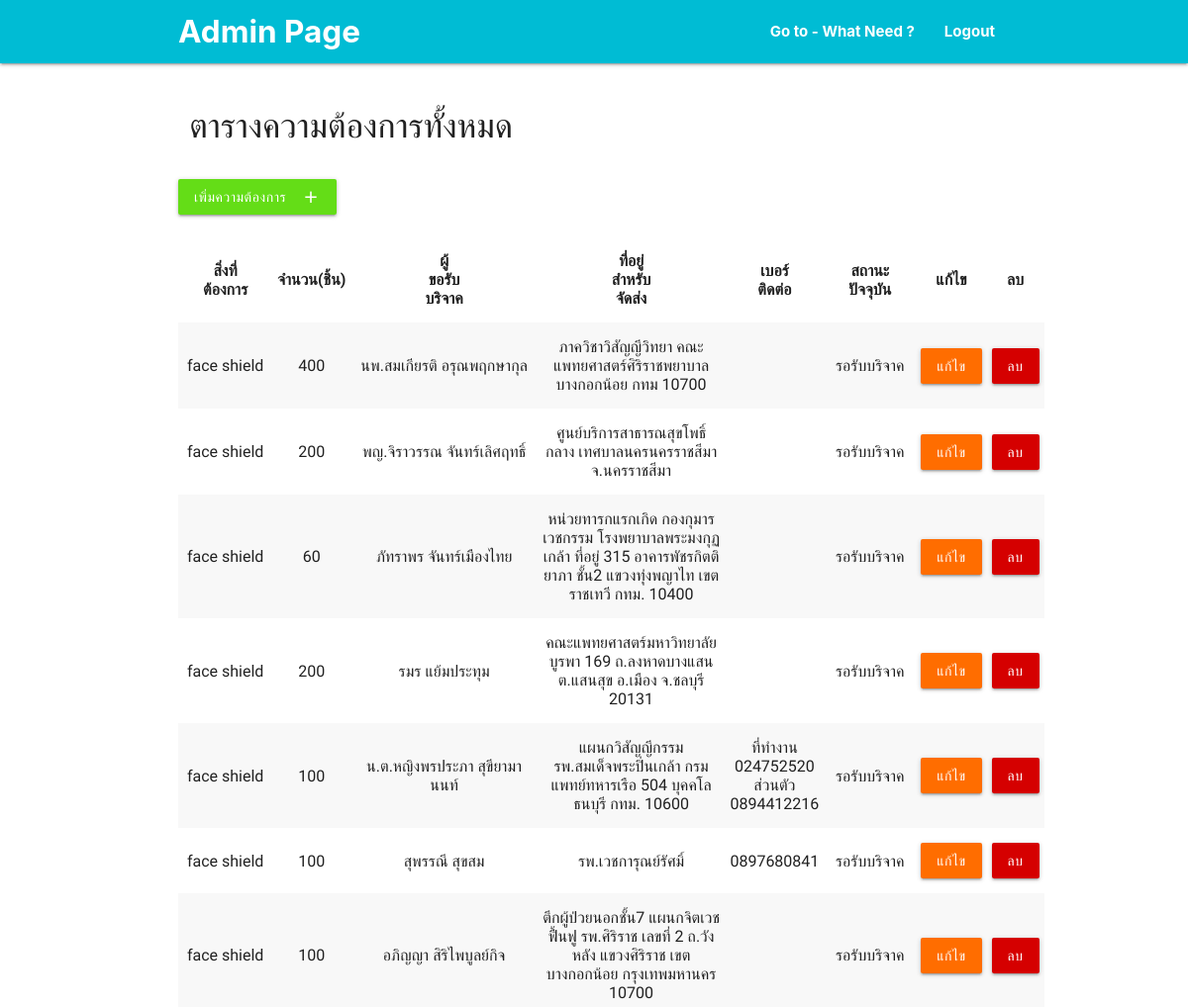
The page /admin/admin_page.php?alert=1 (upper part) on the database as committed earlier.
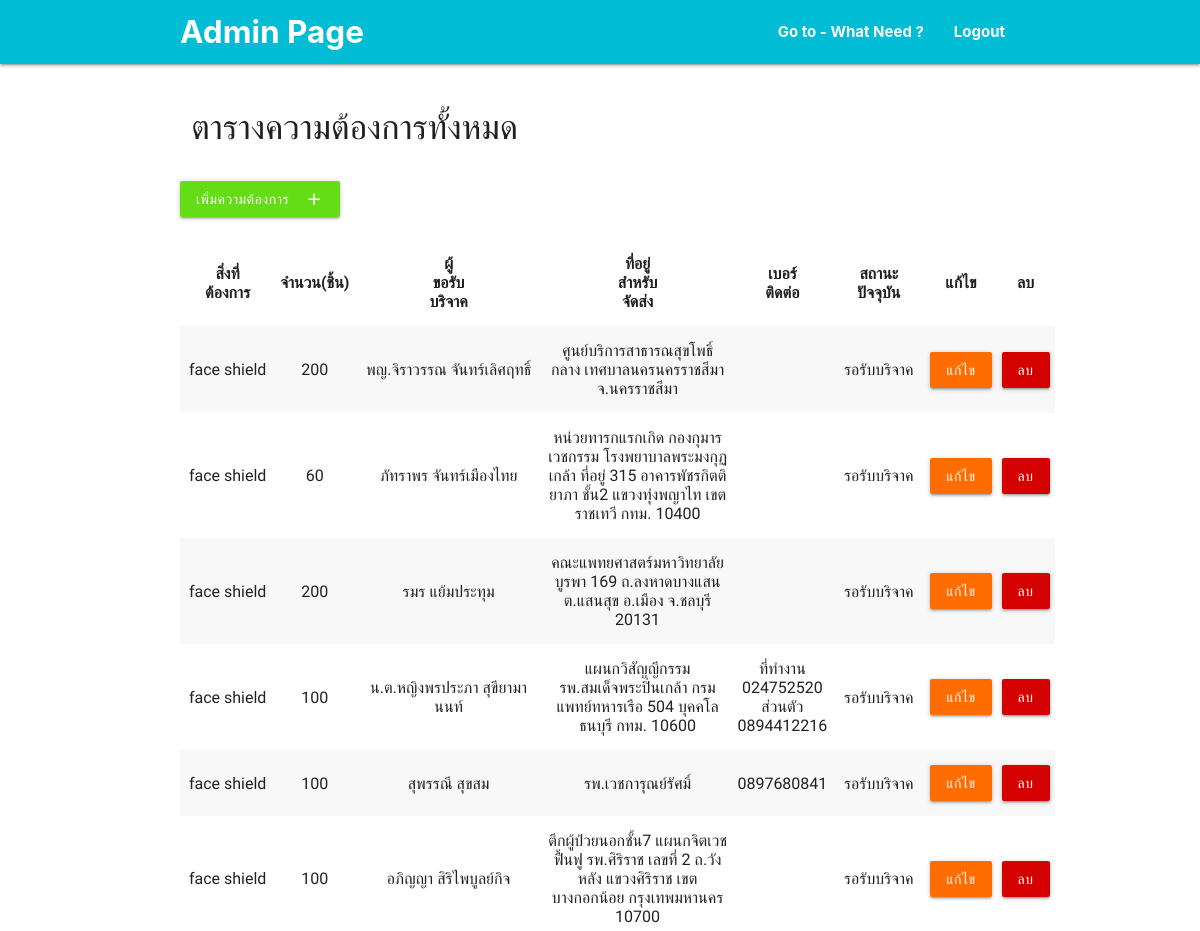
The same page on the database as committed later.
### tables this page shows
CREATE TABLE `save_med` (
  `id` int(10) NOT NULL,
  `need` text NOT NULL,
  `piece` int(11) NOT NULL,
  `place` text NOT NULL,
  `applicant` text NOT NULL,
  `contact` text NOT NULL,
  `status` text NOT NULL
);

### admin/admin_page.php (the view, shortened to what this page needs)
<?php
require './../server/server.php';
$sql = "SELECT `id`, `need`, `piece`, `place`,`applicant`,`contact`, `status` FROM save_med ";
$result = mysqli_query($connect, $sql);
?>
<!DOCTYPE html>
<html lang="en">
<head>
    <link rel="stylesheet" href="../css/font.css">
    <link href="../css/materialize.css" type="text/css" rel="stylesheet" media="screen,projection" />
    <link href="../css/style.css" type="text/css" rel="stylesheet" media="screen,projection" />
</head>
<body>
    <nav class="cyan" role="navigation">
        <div class="nav-wrapper container">
            <a id="logo-container" href="admin_page.php" class="brand-logo white-text"><b>Admin Page</b></a>
            <ul class="right hide-on-med-and-down">
                <li><a href="../need.php" target="_blank" class="white-text"><b>Go to - What Need ?</b></a></li>
                <li><a href="../index.php" class="white-text"><b>Logout</b></a></li>
            </ul>
        </div>
    </nav>
    <div class="container">
        <br>
        <div class="row">
            <div class="col 6">
                <h4>ตารางความต้องการทั้งหมด</h4>
            </div>
        </div>
        <a href="form_add_need.php">
            <button type="submit" class="btn waves-effect waves-light light-green accent-4">เพิ่มความต้องการ
                <i class="material-icons right">add</i>
            </button>
        </a><br><br>
        <table class="striped">
            <thead>
                <tr>
                    <th style="padding-right: 25px; padding-left: 25px">สิ่งที่ต้องการ</th>
                    <th>จำนวน(ชิ้น)</th>
                    <th style="padding-right: 75px; padding-left: 75px">ผู้ขอรับบริจาค</th>
                    <th style="padding-right: 75px; padding-left: 75px">ที่อยู่สำหรับจัดส่ง</th>
                    <th style="padding-right: 25px; padding-left: 25px">เบอร์ติดต่อ</th>
                    <th style="padding-right: 25px; padding-left: 25px">สถานะปัจจุบัน</th>
                    <th>แก้ไข</th>
                    <th>ลบ</th>
                </tr>
            </thead>
            <tbody>
                <?php while ($row = mysqli_fetch_array($result)) {  ?>
                    <tr>
                        <td><?php echo $row['need'] ?></td>
                        <td><?php echo $row['piece'] ?></td>
                        <td><?php echo $row['applicant'] ?></td>
                        <td><?php echo $row['place'] ?></td>
                        <td><?php echo $row['contact'] ?></td>
                        <td><?php echo $row['status'] ?></td>
                        <td>
                            <a href="form_edit_need.php?333=<?php echo $row['id'] ?>">
                                <button type="submit" class="btn waves-effect waves-light orange accent-4">แก้ไข
                                </button>
                            </a>
                        </td>
                        <td>
                            <a href="delete_need.php?333=<?php echo $row['id'] ?>">
                                <button type="submit" class="btn waves-effect waves-light red accent-4 " onclick="return confirm('คุณต้องการลบรายการนี้ ใช่หรือไม่ ?')">ลบ
                                </button>
                            </a>
                        </td>
                    </tr>
                <?php } ?>
            </tbody>
        </table>
        <br><br><br>
    </div>
</body>
</html>

Rows that differ between the two databases and show on the page:
removed save_med: need "face shield", piece "400", applicant "นพ.สมเกียรติ อรุณพฤกษากุล", place "ภาควิชาวิสัญญีวิทยา คณะแพทยศาสตร์ศิริราชพยาบาล บางกอกน้อย กทม 10700", status "รอรับบริจาค"
